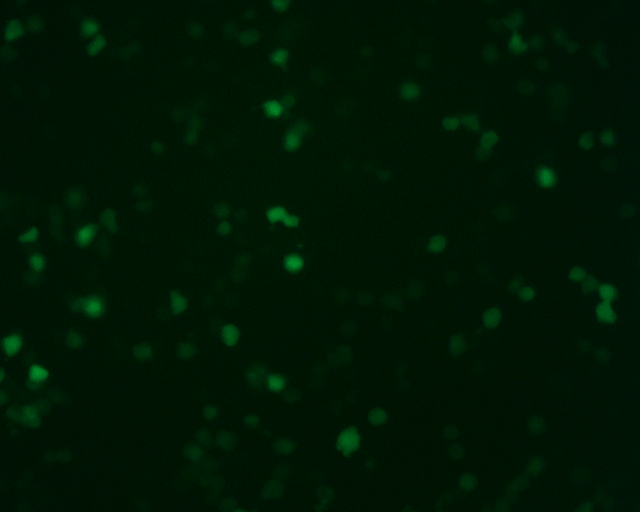
#> input picture images/MAPK10_GENTECIN_GFP_1.tif, 1280 x 1024 px (shown at 1/2 size); its folder holds only this picture in this run
$ python fluorescence_analysis.py
#> lines starting #> are read from the running program, lines starting #| are printed output that depends on the picture; after the words box and inside, x2 and y2 are one past the last pixel; in counts of white or black regions, pixels touching at a corner belong together
"""
Fluorescence Intensity Quantification - ImageJ IntDen-equivalent
Channel-agnostic: handles GFP, RFP, DAPI, CY5, mCherry, or any custom tag.
Groups files by well name and replicate; no fixed channel pairing required.
"""

import re
import sys
from collections import defaultdict
from itertools import combinations
from pathlib import Path

import matplotlib
matplotlib.use("Agg")
import matplotlib.pyplot as plt
import numpy as np
import pandas as pd
import tifffile
from skimage.filters import threshold_otsu

# ── known channel display styles (extend freely) ─────────────────────────────
_CHANNEL_STYLE = {
    "GFP":     {"cmap": "Greens",  "color": "#2ca02c"},
    "RFP":     {"cmap": "Reds",    "color": "#d62728"},
    "DAPI":    {"cmap": "Blues",   "color": "#1f77b4"},
    "CY5":     {"cmap": "Purples", "color": "#9467bd"},
    "MCHERRY": {"cmap": "Reds",    "color": "#e377c2"},
    "YFP":     {"cmap": "YlOrBr", "color": "#bcbd22"},
    "CFP":     {"cmap": "GnBu",   "color": "#17becf"},
}
_DEFAULT_STYLE = {"cmap": "gray", "color": "#7f7f7f"}

# RGB channel index fallback for multi-channel TIFFs
_CH_INDEX = {"GFP": 1, "RFP": 0, "DAPI": 2}

_INHIBITORS = ["WORTMAN", "UO126", "SB90", "JNK"]

# regex that matches a channel tag anywhere in the stem (case-insensitive)
_CHANNEL_RE = re.compile(
    r"_(" + "|".join([
        "GFP", "RFP", "DAPI", "CY5", "MCHERRY", "YFP", "CFP",
        "TRITC", "FITC", "A488", "A555", "A647", "TXR",
    ]) + r")(?=_\d+$|$)",
    re.IGNORECASE,
)


# ── channel detection ─────────────────────────────────────────────────────────

def detect_channel(stem: str) -> str | None:
    """Return the channel tag found in a file stem, or None."""
    m = _CHANNEL_RE.search(stem)
    return m.group(1).upper() if m else None


def well_base(stem: str) -> str:
    """Strip channel tag (and trailing replicate) to get the well base name."""
    s = _CHANNEL_RE.sub("", stem)          # remove channel tag
    s = re.sub(r"_\d+$", "", s)            # remove replicate suffix
    return s.strip("_")


# ── file grouping ─────────────────────────────────────────────────────────────

def group_files(img_dir: Path) -> dict[str, dict[str, list[Path]]]:
    """
    Returns  { well_base: { CHANNEL: [path, ...], ... }, ... }
    Each well can have multiple channels and multiple replicates per channel.
    Files whose channel cannot be detected are skipped with a warning.
    """
    groups: dict[str, dict[str, list[Path]]] = defaultdict(lambda: defaultdict(list))
    skipped = []
    for p in sorted(img_dir.glob("*.tif")):
        ch = detect_channel(p.stem)
        if ch is None:
            skipped.append(p.name)
            continue
        wb = well_base(p.stem)
        groups[wb][ch].append(p)

    if skipped:
        print(f"Skipped (no channel tag detected): {', '.join(skipped)}")

    return {k: dict(v) for k, v in sorted(groups.items())}


# ── image loading ─────────────────────────────────────────────────────────────

def load_channel(path: Path, channel_key: str) -> np.ndarray:
    img = tifffile.imread(str(path))
    if img.ndim == 2:
        return img.astype(float)
    if img.ndim == 3 and img.shape[2] in (3, 4):   # H×W×C
        idx = _CH_INDEX.get(channel_key, 0)
        idx = min(idx, img.shape[2] - 1)
        return img[:, :, idx].astype(float)
    if img.ndim == 3:                                # C×H×W stack
        idx = _CH_INDEX.get(channel_key, 0)
        idx = min(idx, img.shape[0] - 1)
        return img[idx].astype(float)
    raise ValueError(f"Unexpected image shape {img.shape} in {path}")


# ── metrics ───────────────────────────────────────────────────────────────────

def quantify(channel: np.ndarray) -> dict:
    # 1. Otsu threshold separates foreground (cells) from background
    thresh      = threshold_otsu(channel)
    fg_mask     = channel > thresh                        # True  = foreground pixel
    bg_mask     = ~fg_mask                                # True  = background pixel

    # 2. Estimate background level from pixels BELOW the threshold
    bg_mean     = float(channel[bg_mask].mean()) if bg_mask.any() else 0.0

    # 3. Corrected Total Cell Fluorescence (CTCF) — ImageJ standard:
    #    IntDen(foreground) − background_mean × foreground_area
    fg_pixels   = channel[fg_mask]
    fg_area     = int(fg_mask.sum())
    intden_raw  = float(fg_pixels.sum())
    intden      = intden_raw - bg_mean * fg_area          # ← background subtracted here

    return dict(
        area   = fg_area,
        mean   = float(fg_pixels.mean()) if fg_area else 0.0,
        intden = intden,
        bg_mean= round(bg_mean, 4),
        thresh = round(float(thresh), 4),
    )


# ── per-replicate mask plot ───────────────────────────────────────────────────

def save_mask_plot(well: str, ch_rep_arrays: dict[str, list[np.ndarray]], out_dir: Path) -> None:
    """
    One column per replicate image (GFP_1, GFP_2, RFP_1, RFP_2 …).
    Row 0 = raw image, Row 1 = Otsu foreground mask.
    """
    # build ordered list of (channel, rep_index, array)
    entries = [
        (ch, rep_idx, arr)
        for ch, arrs in sorted(ch_rep_arrays.items())
        for rep_idx, arr in enumerate(arrs)
    ]
    n_cols = len(entries)
    fig, axes = plt.subplots(2, n_cols, figsize=(n_cols * 3.5, 7))
    fig.suptitle(f"{well} — per-replicate masks", fontsize=12)

    if n_cols == 1:
        axes = axes[:, np.newaxis]

    for col, (ch, rep_idx, arr) in enumerate(entries):
        style  = _CHANNEL_STYLE.get(ch, _DEFAULT_STYLE)
        thresh = threshold_otsu(arr)
        mask   = arr > thresh

        # row 0 – raw image
        axes[0, col].imshow(arr, cmap=style["cmap"], vmin=0, vmax=arr.max() or 1)
        axes[0, col].set_title(f"{ch} rep{rep_idx + 1}\nraw", fontsize=8)
        axes[0, col].axis("off")

        # row 1 – foreground mask
        axes[1, col].imshow(mask, cmap="gray", vmin=0, vmax=1)
        axes[1, col].set_title(f"{ch} rep{rep_idx + 1}\nmask (thresh={thresh:.0f})", fontsize=8)
        axes[1, col].axis("off")

    plt.tight_layout()
    safe = re.sub(r"[^\w]", "_", well)
    fig.savefig(out_dir / f"{safe}_masks.png", dpi=120)
    plt.close(fig)


# ── per-well plot (all channels + histograms + pairwise scatter) ──────────────

def save_well_plot(well: str, channels: dict[str, np.ndarray], out_dir: Path) -> None:
    ch_names = list(channels.keys())
    n = len(ch_names)

    # rows: images | masks (bg subtraction) | histograms | pairwise scatter
    pairs = list(combinations(ch_names, 2))
    n_scatter = len(pairs)
    n_rows = 3 + (1 if n_scatter else 0)   # +1 row for foreground masks
    n_cols = max(n, n_scatter, 1)

    fig, axes = plt.subplots(n_rows, n_cols,
                             figsize=(max(12, n_cols * 4), n_rows * 3.5))
    fig.suptitle(well, fontsize=12)

    # ensure axes is always 2-D
    if n_rows == 1:
        axes = axes[np.newaxis, :]
    if n_cols == 1:
        axes = axes[:, np.newaxis]

    # row 0 – channel images
    for i, ch in enumerate(ch_names):
        arr = channels[ch]
        style = _CHANNEL_STYLE.get(ch, _DEFAULT_STYLE)
        axes[0, i].imshow(arr, cmap=style["cmap"], vmin=0, vmax=arr.max() or 1)
        axes[0, i].set_title(f"{ch} channel"); axes[0, i].axis("off")
    for i in range(n, n_cols):
        axes[0, i].axis("off")

    # row 1 – foreground masks (white = kept, black = subtracted as background)
    for i, ch in enumerate(ch_names):
        arr   = channels[ch]
        thresh = threshold_otsu(arr)
        mask  = arr > thresh
        axes[1, i].imshow(mask, cmap="gray", vmin=0, vmax=1)
        axes[1, i].set_title(f"{ch} fg mask (thresh={thresh:.0f})\nwhite=kept  black=subtracted")
        axes[1, i].axis("off")
    for i in range(n, n_cols):
        axes[1, i].axis("off")

    # row 2 – histograms
    for i, ch in enumerate(ch_names):
        arr   = channels[ch]
        thresh = threshold_otsu(arr)
        style = _CHANNEL_STYLE.get(ch, _DEFAULT_STYLE)
        axes[2, i].hist(arr.ravel(), bins=64, color=style["color"], alpha=0.75)
        axes[2, i].axvline(thresh, color="red", linewidth=1.2, linestyle="--",
                           label=f"Otsu={thresh:.0f}")
        axes[2, i].legend(fontsize=7)
        axes[2, i].set_title(f"{ch} distribution")
        axes[2, i].set_xlabel("Intensity"); axes[2, i].set_ylabel("Count")
    for i in range(n, n_cols):
        axes[2, i].axis("off")

    # row 3 – pairwise scatter
    if n_scatter:
        for i, (a, b) in enumerate(pairs):
            av, bv = channels[a].ravel(), channels[b].ravel()
            idx = np.random.choice(len(av), min(5000, len(av)), replace=False)
            axes[3, i].scatter(av[idx], bv[idx], s=1, alpha=0.3, color="purple")
            axes[3, i].set_title(f"{a} vs {b}")
            axes[3, i].set_xlabel(a); axes[3, i].set_ylabel(b)
        for i in range(n_scatter, n_cols):
            axes[3, i].axis("off")

    plt.tight_layout()
    safe = re.sub(r"[^\w]", "_", well)
    fig.savefig(out_dir / f"{safe}_analysis.png", dpi=120)
    plt.close(fig)


# ── summary plots (per-channel IntDen bars) ───────────────────────────────────

def save_summary_plots(df: pd.DataFrame, out_dir: Path, channels: list[str]) -> None:
    intden_cols = [f"{ch}_intden" for ch in channels if f"{ch}_intden" in df.columns]
    if not intden_cols:
        return

    wells = df["well"]
    x = np.arange(len(wells))
    w = 0.8 / len(intden_cols)

    fig, ax = plt.subplots(figsize=(max(8, len(wells) * 0.7), 5))
    for i, col in enumerate(intden_cols):
        ch = col.replace("_intden", "")
        color = _CHANNEL_STYLE.get(ch, _DEFAULT_STYLE)["color"]
        ax.bar(x + i * w - (len(intden_cols) - 1) * w / 2,
               df[col], w, label=ch, color=color, alpha=0.8)
    ax.set_xticks(x)
    ax.set_xticklabels(wells, rotation=45, ha="right", fontsize=8)
    ax.set_ylabel("IntDen"); ax.set_title("Integrated Density per Well")
    ax.legend(); plt.tight_layout()
    fig.savefig(out_dir / "summary_intden.png", dpi=120); plt.close(fig)

    # one ratio plot per detected pair
    ratio_cols = [c for c in df.columns if c.endswith("_ratio")]
    for rc in ratio_cols:
        fig, ax = plt.subplots(figsize=(max(8, len(wells) * 0.7), 5))
        ax.bar(x, df[rc], color="teal", alpha=0.8)
        ax.axhline(1, color="k", linestyle="--", linewidth=0.8)
        ax.set_xticks(x)
        ax.set_xticklabels(wells, rotation=45, ha="right", fontsize=8)
        ax.set_ylabel(rc.replace("_", " ")); ax.set_title(rc.replace("_", " ") + " per Well")
        plt.tight_layout()
        fig.savefig(out_dir / f"summary_{rc}.png", dpi=120); plt.close(fig)


# ── condition parsing ─────────────────────────────────────────────────────────

def parse_condition(well: str) -> tuple[str, str]:
    stem = re.sub(r"_\d+$", "", well)
    inhibitor = "Control"
    for inh in _INHIBITORS:
        if re.search(rf"_{inh}$", stem, re.IGNORECASE):
            inhibitor = inh
            stem = re.sub(rf"_{inh}", "", stem, flags=re.IGNORECASE)
            break
    return stem, inhibitor


# ── condition-level plots ─────────────────────────────────────────────────────

def _bar_with_replicates(ax, cond_df, col, color, ylabel, title):
    grp   = cond_df.groupby("condition")[col]
    means = grp.mean(); sds = grp.std(ddof=1).fillna(0)
    conds = means.index.tolist(); x = np.arange(len(conds))
    ax.bar(x, means, color=color, alpha=0.75, zorder=2)
    ax.errorbar(x, means, yerr=sds, fmt="none", color="black",
                capsize=4, linewidth=1.2, zorder=3)
    for i, cond in enumerate(conds):
        vals = cond_df.loc[cond_df["condition"] == cond, col].dropna()
        ax.scatter(np.full(len(vals), i), vals, color="black", s=25, zorder=4, alpha=0.8)
    ax.set_xticks(x); ax.set_xticklabels(conds, rotation=40, ha="right", fontsize=8)
    ax.set_ylabel(ylabel); ax.set_title(title)


def save_condition_plots(df: pd.DataFrame, out_dir: Path, channels: list[str]) -> None:
    parsed = df["well"].apply(parse_condition)
    df = df.copy()
    df["treatment_group"] = [p[0] for p in parsed]
    df["inhibitor"]       = [p[1] for p in parsed]
    df["condition"]       = df["treatment_group"] + " / " + df["inhibitor"]

    intden_cols = [f"{ch}_intden" for ch in channels if f"{ch}_intden" in df.columns]
    ratio_cols  = [c for c in df.columns if c.endswith("_ratio")]
    metric_cols = intden_cols + ratio_cols

    if not metric_cols:
        return

    # per-channel IntDen by condition
    for col in intden_cols:
        ch = col.replace("_intden", "")
        color = _CHANNEL_STYLE.get(ch, _DEFAULT_STYLE)["color"]
        fig, ax = plt.subplots(figsize=(max(8, df["condition"].nunique() * 0.9), 5))
        _bar_with_replicates(ax, df, col, color, "IntDen", f"{ch} IntDen by Condition")
        plt.tight_layout()
        fig.savefig(out_dir / f"condition_{col}.png", dpi=120); plt.close(fig)

    # per-ratio by condition
    for col in ratio_cols:
        fig, ax = plt.subplots(figsize=(max(8, df["condition"].nunique() * 0.9), 5))
        _bar_with_replicates(ax, df, col, "#17becf",
                             col.replace("_", " "), col.replace("_", " ") + " by Condition")
        ax.axhline(1, color="k", linestyle="--", linewidth=0.8)
        plt.tight_layout()
        fig.savefig(out_dir / f"condition_{col}.png", dpi=120); plt.close(fig)

    # inhibitor comparison
    for tg, grp_df in df.groupby("treatment_group"):
        if grp_df["inhibitor"].nunique() < 2:
            continue
        plot_cols = (intden_cols + ratio_cols)[:4]   # cap at 4 subplots
        fig, axes = plt.subplots(1, len(plot_cols), figsize=(4 * len(plot_cols), 5))
        if len(plot_cols) == 1:
            axes = [axes]
        fig.suptitle(f"Inhibitor comparison - {tg}", fontsize=12)
        for ax, col in zip(axes, plot_cols):
            ch = col.replace("_intden", "").replace("_ratio", "")
            color = _CHANNEL_STYLE.get(ch, _DEFAULT_STYLE)["color"]
            inh_df = grp_df.copy(); inh_df["condition"] = inh_df["inhibitor"]
            _bar_with_replicates(ax, inh_df, col, color,
                                 col.replace("_", " "), col.replace("_", " "))
        plt.tight_layout()
        safe = re.sub(r"[^\w]", "_", tg)
        fig.savefig(out_dir / f"inhibitor_comparison_{safe}.png", dpi=120); plt.close(fig)

    # heatmap (z-scored)
    heat = (df.groupby("condition")[metric_cols].mean()
              .apply(lambda c: (c - c.mean()) / c.std(ddof=1) if c.std(ddof=1) else c))
    fig, ax = plt.subplots(figsize=(len(metric_cols) * 1.4, max(4, len(heat) * 0.55)))
    im = ax.imshow(heat.values, aspect="auto", cmap="RdYlGn")
    ax.set_xticks(range(len(metric_cols)))
    ax.set_xticklabels([m.replace("_", "\n") for m in metric_cols], fontsize=8)
    ax.set_yticks(range(len(heat))); ax.set_yticklabels(heat.index, fontsize=8)
    plt.colorbar(im, ax=ax, label="z-score")
    ax.set_title("Condition × Metric Heatmap (z-scored)")
    plt.tight_layout()
    fig.savefig(out_dir / "condition_heatmap.png", dpi=120); plt.close(fig)

    # replicate consistency (first intden column)
    if intden_cols:
        first_col = intden_cols[0]
        df["rep"] = df["well"].str.extract(r"_(\d+)$")[0].fillna("1")
        pivot = df.pivot_table(index="condition", columns="rep",
                               values=first_col, aggfunc="first")
        if pivot.shape[1] >= 2:
            cols = pivot.columns.tolist()
            fig, ax = plt.subplots(figsize=(5, 5))
            ax.scatter(pivot[cols[0]], pivot[cols[1]], color="green", alpha=0.8, s=50)
            for cond, row in pivot.iterrows():
                ax.annotate(cond, (row[cols[0]], row[cols[1]]),
                            fontsize=6, ha="left", va="bottom")
            lim = max(pivot.max().max() * 1.05, 1)
            ax.plot([0, lim], [0, lim], "k--", linewidth=0.8)
            ax.set_xlabel(f"Rep {cols[0]} {first_col}")
            ax.set_ylabel(f"Rep {cols[1]} {first_col}")
            ax.set_title(f"Replicate Consistency ({first_col})")
            plt.tight_layout()
            fig.savefig(out_dir / "replicate_consistency.png", dpi=120); plt.close(fig)

    # condition summary CSV
    cond_summary = (df.groupby("condition")[metric_cols]
                      .agg(["mean", "std", "count"]).round(4))
    cond_summary.columns = ["_".join(c) for c in cond_summary.columns]
    cond_summary.to_csv(out_dir / "condition_summary.csv")
    print(f"Condition summary saved -> {out_dir / 'condition_summary.csv'}")


# ── main ──────────────────────────────────────────────────────────────────────

def main(img_dir: str = "images") -> None:
    img_dir = Path(img_dir)
    out_dir = img_dir.parent / "results"
    out_dir.mkdir(exist_ok=True)

    groups = group_files(img_dir)
    if not groups:
        sys.exit("No files with recognised channel tags found. Check file naming.")

    # collect all channel names seen across the whole experiment
    all_channels: list[str] = sorted({ch for chs in groups.values() for ch in chs})
    print(f"Detected channels: {', '.join(all_channels)}")
    print(f"Found {len(groups)} wells -> results in {out_dir}\n")

    records = []
    for well, ch_files in groups.items():
        print(f"  Processing: {well}  channels: {', '.join(sorted(ch_files))}")

        # load all replicate arrays per channel
        ch_rep_arrays: dict[str, list[np.ndarray]] = {}
        ch_paths:      dict[str, str]              = {}
        for ch, paths in ch_files.items():
            ch_rep_arrays[ch] = [load_channel(p, ch) for p in paths]
#> in load_channel, img is the input picture: shape (1024, 1280, 3); mean R, G, B 0, 22.9, 3.7
#> in load_channel, `return img[:, :, idx].astype(float)`:
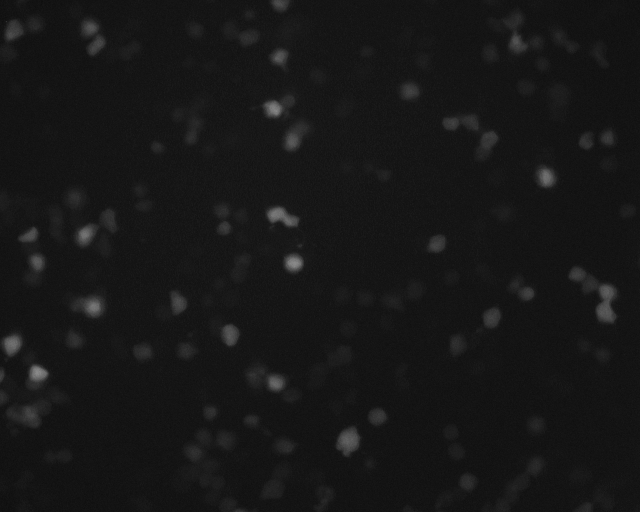
#> returned value: shape (1024, 1280) float64 (shown at 1/2 size); min 11, max 145, mean 22.9
            ch_paths[ch]      = "|".join(p.name for p in paths)

        # averaged arrays used only for the well plot
        ch_arrays_avg: dict[str, np.ndarray] = {
            ch: (np.mean(arrs, axis=0) if len(arrs) > 1 else arrs[0])
            for ch, arrs in ch_rep_arrays.items()
        }
#> ch_arrays_avg = 1 item

        # one row per replicate so std across replicates is meaningful
        n_reps = max(len(v) for v in ch_rep_arrays.values())
#> n_reps = 1
        for rep_idx in range(n_reps):
            row: dict = {"well": well, "replicate": rep_idx + 1}
            for ch in all_channels:
                if ch in ch_rep_arrays:
                    arrs = ch_rep_arrays[ch]
                    arr  = arrs[rep_idx] if rep_idx < len(arrs) else arrs[-1]
                    m    = quantify(arr)
                    row[f"{ch}_file"]    = ch_paths[ch]
                    row[f"{ch}_mean"]    = round(m["mean"],   4)
                    row[f"{ch}_intden"]  = round(m["intden"], 2)
                    row[f"{ch}_bg_mean"] = m["bg_mean"]
                    row[f"{ch}_thresh"]  = m["thresh"]
                    if "image_area" not in row:
                        row["image_area"] = m["area"]
                else:
                    row[f"{ch}_file"]   = ""
                    row[f"{ch}_mean"]   = np.nan
                    row[f"{ch}_intden"] = np.nan

            # pairwise ratios
            present = [ch for ch in all_channels if ch in ch_rep_arrays]
            for a, b in combinations(present, 2):
                denom = row[f"{b}_intden"]
                row[f"{a}_{b}_ratio"] = (
                    round(row[f"{a}_intden"] / denom, 6) if denom else np.nan
                )

            records.append(row)
#> this loop made 1 pass
#> present on pass 1: ['GFP']
#> after the loop, records = 1 item

        save_well_plot(well, ch_arrays_avg, out_dir)
#> in save_well_plot, `ch_names = list(channels.keys())`: ch_names = ['GFP']
#> in save_well_plot, `n = len(ch_names)`: n = 1
#> in save_well_plot, `pairs = list(combinations(ch_names, 2))`: pairs = []
#> in save_well_plot, `n_scatter = len(pairs)`: n_scatter = 0
#> in save_well_plot, `n_rows = 3 + (1 if n_scatter else 0)`: n_rows = 3
#> in save_well_plot, `n_cols = max(n, n_scatter, 1)`: n_cols = 1
#> the loop in save_well_plot, `for i, ch in enumerate(ch_names):` made 1 pass
#> (ch, style) on pass 1: ('GFP', {'cmap': 'Greens', 'color': '#2ca02c'})
#> the loop in save_well_plot, `for i, ch in enumerate(ch_names):` made 1 pass
#> (ch, thresh) on pass 1: ('GFP', 41.1)
#> pass 1, in save_well_plot, `mask  = arr > thresh`:
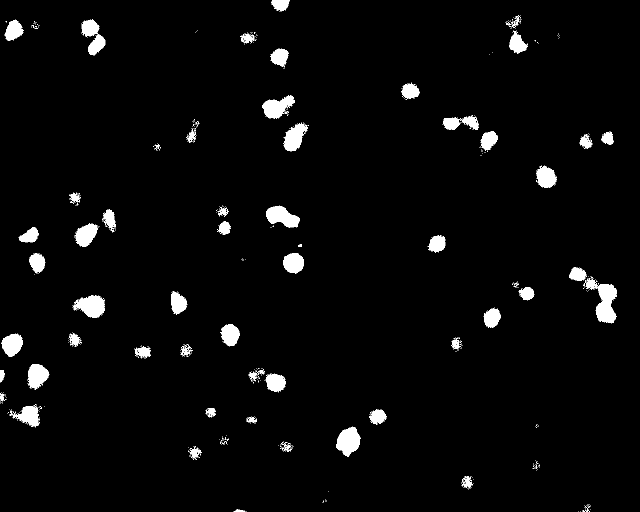
#> mask: shape (1024, 1280) bool (shown at 1/2 size); 3.3% white; 662 white regions (602 under 20 px), largest, box (x1, y1, x2, y2) and area: (1171, 556, 1234, 647) 2633, (673, 854, 721, 913) 1917, (145, 590, 210, 636) 1859
#> the loop in save_well_plot, `for i, ch in enumerate(ch_names):` made 1 pass
#> (ch, thresh, style) on pass 1: ('GFP', 41.1, {'cmap': 'Greens', 'color': '#2ca02c'})
#> in save_well_plot, `fig.savefig(out_dir / f"{safe}_analysis.png", dpi=120)`:
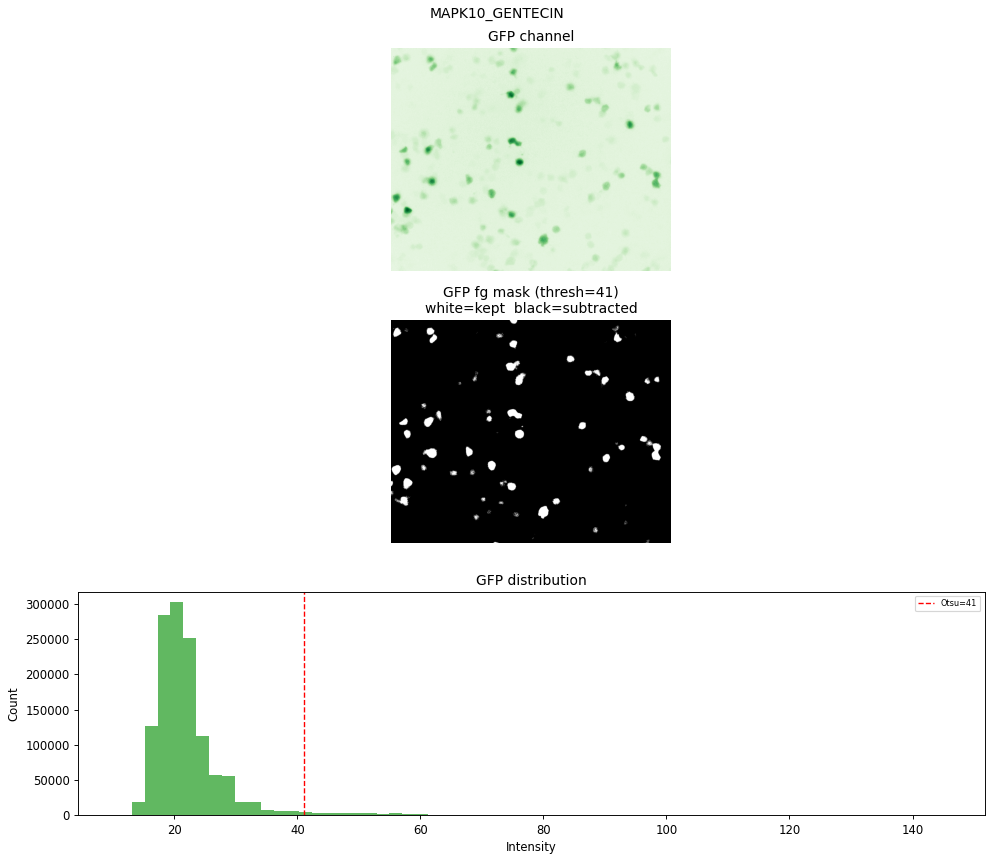
#> figure drawn by matplotlib, 3 panels; panel 3: tallest bar 302121 high, from x = 19.38 to 21.47
        save_mask_plot(well, ch_rep_arrays, out_dir)
#> in save_mask_plot, `entries = [ (ch, rep_idx, arr) for ch, arrs in sorted(ch_rep_arrays.it..`: entries = 1 item
#> (the rest of the program and of its run is left out)
